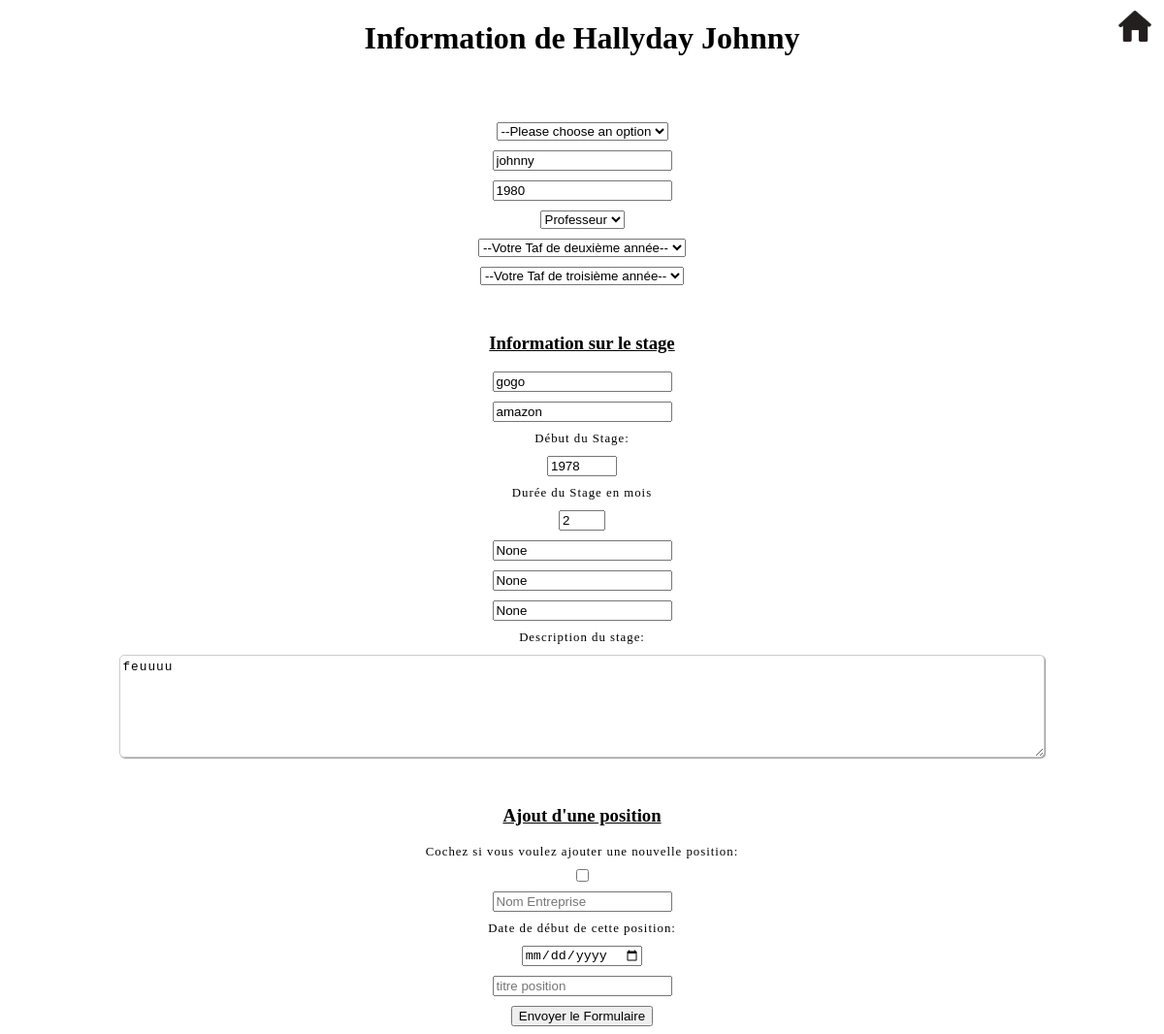
Before: /informations_personnelles?id=3 with the older database file.
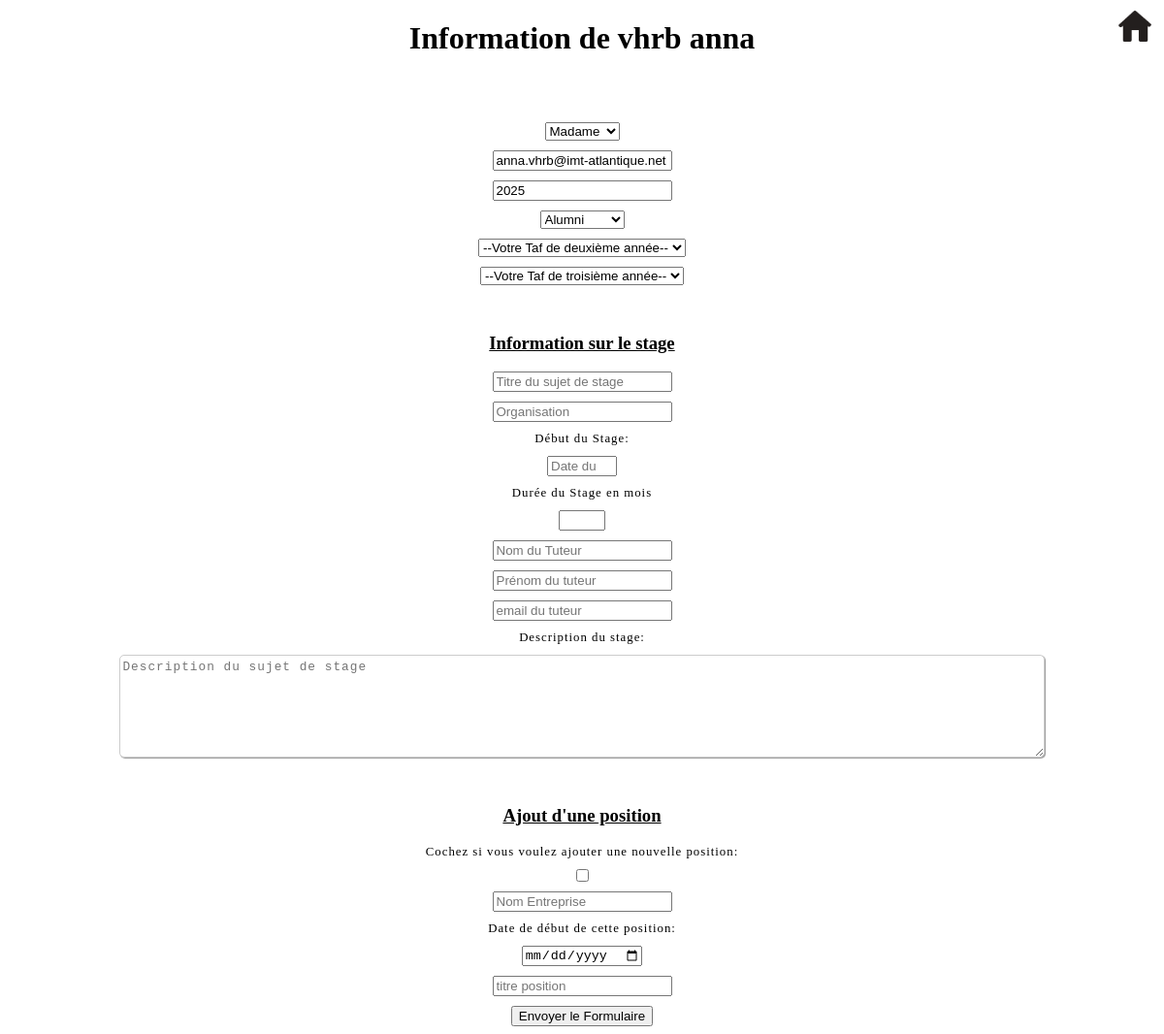
After: the same page with the newer database file.
### database/models.py (models this page shows)
class Person(db.Model):
    id = db.Column(db.Integer, primary_key=True)
    first_name = db.Column(db.String(50))
    last_name = db.Column(db.String(50))
    promotion = db.Column(db.Integer)
    role = db.Column(db.String(50))
    email=db.Column(db.String(50))
    etat_civil=db.Column(db.String(10))
    tafs=db.relationship('TAF', backref='people', secondary=junction_table_etudes)

class PFE(db.Model):
    id = db.Column(db.Integer, primary_key=True)
    student_id = db.Column(db.Integer, db.ForeignKey('person.id'))
    student=db.relationship('Person', backref='pfe_student', foreign_keys=[student_id])
    supervisor_id = db.Column(db.Integer, db.ForeignKey('person.id'))
    supervisor=db.relationship('Person', backref='pfe_supervisor', foreign_keys=[supervisor_id])
    organisation_id = db.Column(db.Integer, db.ForeignKey('organisation.id'))
    organisation = db.relationship('Organisation', backref='pfe_organisation')
    year=db.Column(db.Integer)
    duration=db.Column(db.Integer)
    description=db.Column(db.String(50))
    title=db.Column(db.String(50))

class Organisation(db.Model):
    id=db.Column(db.Integer, primary_key=True)
    entreprise=db.Column(db.String(50))

### app.py (the view)
@app.route('/informations_personnelles',methods=['GET'])
def informations_personnelles():
    id_connecte = request.args.get('id')
    admin=request.args.get('admin')
    person_connect=get_person_by_id(id_connecte)
    people, pfes, all_tafs, organisations, positions = action_base_donnee()
    print(type(person_connect.etat_civil))
    pfe=None
    for pfe_ in pfes:
        if str(pfe_.student.id)==id_connecte:
            pfe=pfe_
            break
    return flask.render_template("informations_personnelles.html.jinja2",pfe=pfe,id=id_connecte,person=person_connect,admin=admin,tafs=all_tafs)

### app.py (called while the page is built)
def get_person_by_id(person_id):
    people = Person.query.all()
    for person in people:
        if person.id == int(person_id):
            return person

def action_base_donnee():
    people = Person.query.all()
    pfes = PFE.query.all()
    all_tafs = TAF.query.all()
    organisations = Organisation.query.all()
    positions = Position.query.all()
    return people, pfes, all_tafs, organisations, positions

### templates/informations_personnelles.html.jinja2 (shortened to what the changed rows need)
<!DOCTYPE html>
<html lang="en">
<head>
    <link rel="stylesheet" href="{{ url_for("static",filename="css/informations_personnelles.css") }}">
</head>
<body>
    <h1> Information de {{ person.last_name }} {{ person.first_name }} </h1>
    {% if(admin!='admin') %}
    <a href={{  "/tableau_de_bord?id=" +id}}> <img id="logo_maison" src="{{ url_for("static",filename="img/maison.png") }}"> </a>
    {% endif %}
    <br><br>
    {% if admin!="admin" %}
    <form action={{ "resultat_informations_personnelles?id="+id }} method="POST" >
    {% endif %}
    {% if person.etat_civil== "madame"%}
    <select name="etat_civil" id="etat_civil">
    <option value="madame">Madame</option>
        </select>
    {% endif %}
    {% if person.etat_civil==none %}
     <select name="etat_civil" id="etat_civil">
         <option value="">--Please choose an option</option>
        </select>
    {% endif %}
        <input type="text" class="email" id="email" name="email" placeholder="email" value={{ person.email }}>
        <input type="number" class="promotion" id="promotion" name="promotion" placeholder="promotion" value={{ person.promotion }}>
    {% if person.role=="teacher" %}
                <select name="role" id="role">
                    <option value="teacher">Professeur</option>
        </select>
    {% endif %}
    {% if person.role=="alumni"%}
    <select name="role" id="role">
        <option value="alumni">Alumni</option>
        </select>
    {% endif %}
    <div>
        <select name="taf1" id="taf1" >
        </select>
        <select name="taf2" id="taf2" >
            </select>
    </div>
        <h3> Information sur le stage</h3>
    <div class="stage" id="stage">
            {% if pfe!=none %}
        <input type="text" class="titre_sujet" id="titre_sujet" name="titre_sujet" placeholder="Titre du sujet de stage " value={{ pfe.title }}>
        <input type="text" class="organisation" id="organisation" name="organisation" placeholder="Organisation" value={{  pfe.organisation.entreprise}}>
        <label for="date_stage">Début du Stage:</label>
        <input type="number" class="date_stage" id="date_stage" name="date_stage" placeholder="Date du stage"  min="1900" max="2099"value={{ pfe.year }}>
        <label for="duree_stage">Durée du Stage en mois </label>
        <input type="number" class="duree_stage" id="duree_stage" name="duree_stage" min="2" max="6" value={{ pfe.duration }}>
        <input type="text" class="nom_tuteur" id="nom_tuteur" name="nom_tuteur" placeholder="Nom du Tuteur" value={{ pfe.supervisor.last_name }}>
        <input type="text" class="prenom_tuteur" id="prenom_tuteur" name="prenom_tuteur" placeholder="Prénom du tuteur" value={{ pfe.supervisor.first_name }}>
        <input type="text" class="email_tuteur" id="email_tuteur" name="email_tuteur" placeholder="email du tuteur" value={{ pfe.supervisor.email }}>
        <label for="description">Description du stage:</label>
        <textarea class="description" id="description" name="description_projet" placeholder="Description du sujet de stage" value={{ pfe.description }}>{{ pfe.description }}</textarea>
            {% endif %}
        {% if pfe==none %}
            <input type="text" class="titre_sujet" id="titre_sujet" name="titre_sujet" placeholder="Titre du sujet de stage " value="">
        <input type="text" class="organisation" id="organisation" name="organisation" placeholder="Organisation" value="">
        <label for="date_stage">Début du Stage:</label>
        <input type="number" class="date_stage" id="date_stage" name="date_stage" placeholder="Date du stage"  min="1900" max="2099"value="">
        <label for="duree_stage">Durée du Stage en mois </label>
        <input type="number" class="duree_stage" id="duree_stage" name="duree_stage" min="2" max="6" value="">
        <input type="text" class="nom_tuteur" id="nom_tuteur" name="nom_tuteur" placeholder="Nom du Tuteur" value="">
        <input type="text" class="prenom_tuteur" id="prenom_tuteur" name="prenom_tuteur" placeholder="Prénom du tuteur" value="">
        <input type="text" class="email_tuteur" id="email_tuteur" name="email_tuteur" placeholder="email du tuteur" value="">
        <label for="description">Description du stage:</label>
        <textarea class="description" id="description" name="description_projet" placeholder="Description du sujet de stage" value=""></textarea>
        {% endif %}
    </div>
        <h3>Ajout d'une position</h3>
        <div class="position" id="position">
        <label for="add_position">Cochez si vous voulez ajouter une nouvelle position:</label>
            <input type="checkbox" id="add_position" class="add_position" name="add_position">
            <input type="text" id="nom_entreprise" name="nom_entreprise" placeholder="Nom Entreprise">
            <label for="date_debut_position">Date de début de cette position:</label>
            <input type="date" id="date_debut_position" name="date_debut_position" placeholder="Date d'entrée">
            <input type="text" id="titre_position" name="titre_position" placeholder="titre position">
        </div>
        <button class="submit" type="submit"> Envoyer le Formulaire </button>
    </form>
</body>
</html>

Changed rows visible on the page:
removed PFE: titre_sujet "gogo", duree_stage "2", description_projet "feuuuu"
no longer on this page (row edited): Organisation: organisation "amazon"
removed Person: nom_tuteur "None", prenom_tuteur "None", email_tuteur "None"
changed Person: last_name "Hallyday" → "vhrb"; first_name "Johnny" → "anna"; email "johnny" → "anna.vhrb@imt-atlantique.net"; promotion "1980" → "2025"
Other visible differences:
form field etat_civil: (not shown) → "Madame"
form field role: (not shown) → "Alumni"
form field etat_civil: "--Please choose an option" → (not shown)
form field role: "Professeur" → (not shown)
form field date_stage: "1978" → (not shown)
